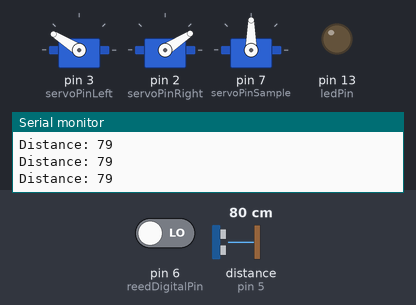
Bench run of a sketch on a simulated Arduino Uno, built with avr-gcc and run on an emulated ATmega328P. On the bench: 3 × servo, output pins drawn as LEDs (lit = HIGH), the last lines printed to the serial monitor. Wiring (inferred from the names in the program): ultrasonic range finder: trigger pin 4; echo pin 5. Dashed ring = blinking. The test bench sets the inputs (shaded band); at power-on: distance to the obstacle (sensor on pin 5) 80 cm, pin 6 (reedDigitalPin) LOW. The echo pulse lasts 58.3 µs per cm; pins used as bus, display or sensor lines are not drawn.

Above: at 3.2 s.
3.3 s: distance to the obstacle (sensor on pin 5) set to 22 cm
4.8 s: distance to the obstacle (sensor on pin 5) set to 18 cm
At 5.8 s:
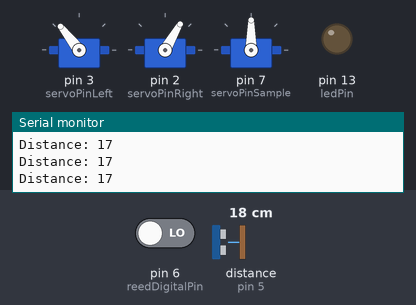
6.3 s: pin 6 (reedDigitalPin) driven HIGH
At 7.4 s:
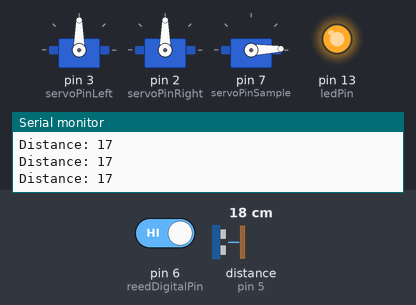
9.3 s: distance to the obstacle (sensor on pin 5) set to 14 cm
At 9.95 s:
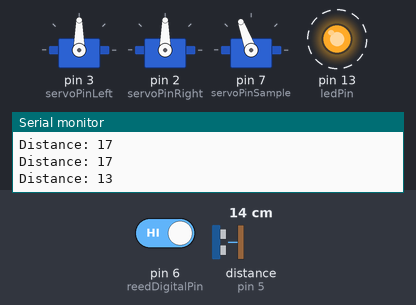
Timing chart, 0 to 13.3 s (numbered marks = the images above; inputs shaded):
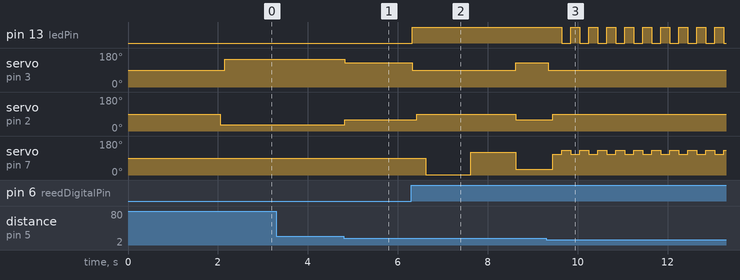

The sketch:

ArduinoCarModule.ino
```cpp
// Include the Servo library
#include <Servo.h>


// Declare the Servo pin
int pushPin = 0; //define shock port
int servoPinRight = 2;
int servoPinLeft = 3;
int trigPin = 4;
int echoPin = 5;
int reedDigitalPin=6;
int servoPinSample = 7;
int ledPin=13;


// Declare variables for logic
boolean shouldMagnetRead = true;
long duration;
int distance;
int numberOfMagnets=0;
boolean stopForever = false;
// Create a servo object
Servo ServoLeft, ServoRight, ServoSample;

void setup() {
   // We need to attach the servo to the used pin number
    ServoLeft.attach(servoPinLeft);
    ServoRight.attach(servoPinRight);
    ServoSample.attach(servoPinSample);
    // Initialise Servo Speed
    ServoLeft.write(90);
    ServoRight.write(90);
    ServoSample.write(90);

    pinMode(pushPin, INPUT); //define shock sensor as a input port
    pinMode(ledPin,OUTPUT);
    pinMode(trigPin, OUTPUT); // Sets the trigPin as an Output
    pinMode(echoPin, INPUT); // Sets the echoPin as an Input
    Serial.begin(9600); // Starts the serial communication


    while(digitalRead(pushPin) == HIGH){
        // No Operation
        // Wait until a push button is pressed
    }
    delay(2000);


}

// Changed all the speed control functions to help ensure a drift LEFT.
//  ie- stop left first, start right first
// Included a small delay to force left on stops and starts.  -Glen
void stop(){
    ServoLeft.write(90);
    delay(100);
    ServoRight.write(90);

}

void forward(){
    ServoRight.write(33);
    delay(100);
    ServoLeft.write(148);
}

void forwardSlow(){
    ServoRight.write(60);
    ServoLeft.write(128);
}

void backward(){
    ServoLeft.write(40);
    ServoRight.write(148);
}

void backup(){
    ServoLeft.write(0);
    ServoRight.write(180);
}
void sample(){
    delay(200);
    ServoSample.write(2);
    delay(1000);
    ServoSample.write(120);
    delay(1000);
    ServoSample.write(30);
//    delay(1000);
//    ServoSample.write(90);
}


void loop(){
    if(stopForever == true){
       ServoSample.write(110);
       digitalWrite(ledPin,HIGH);
       delay(200);
       ServoSample.write(130);
       digitalWrite(ledPin,LOW);

       delay(200);

        return;
    }
    delay(50);

    // Clears the trigPin
    digitalWrite(trigPin, LOW);
    delayMicroseconds(2);

    // Sets the trigPin on HIGH state for 10 micro seconds
    digitalWrite(trigPin, HIGH);
    delayMicroseconds(10);
    digitalWrite(trigPin, LOW);
    // Reads the echoPin, returns the sound wave travel time in microseconds
    duration = pulseIn(echoPin, HIGH);
    // Calculating the distance
    distance= duration*0.034/2;
    // Prints the distance on the Serial Monitor
    Serial.print("Distance: ");
    Serial.println(distance);

    if(digitalRead(reedDigitalPin) == HIGH && shouldMagnetRead == true){
        numberOfMagnets++;
        digitalWrite(ledPin,HIGH);
        stop();
        sample();
        forwardSlow();   //uncommented and changed to slow this so we start forward while near the magnet
        delay(100);
        shouldMagnetRead = false;
    }
    else if(digitalRead(reedDigitalPin) == LOW) {
        digitalWrite(ledPin,LOW);
        shouldMagnetRead = true;

    }
    /*
    if(numberOfMagnets > 5){
         stop();
         stopForever = true;
    }else{
        forward();
    }*/

    if(distance < 20){
        forwardSlow();
    }else{
        forward();
    }

    if(distance < 15){
        stop();
        //delay(1000);
        //backward();
        //delay(1000);
        stopForever = true;
    }
}
```

Measured:
- the behaviour switches between 21 and 20 cm on distance to the obstacle (sensor on pin 5) (found by bisection; images 0 and 1)
- the behaviour switches between 16 and 15 cm on distance to the obstacle (sensor on pin 5) (found by bisection; images 2 and 3)
- after the input at 4.8 s, servo on pin 3 (servoPinLeft): 148° → 128° at once; servo on pin 2 (servoPinRight): 33° → 60° at once
- after the input at 6.3 s, pin 13 (ledPin): LOW → HIGH at once; servo on pin 3 (servoPinLeft): 128° → 90° at once, → 128° 2.3 s later; servo on pin 2 (servoPinRight): 60° → 90° after 0.13 s, → 60° 2.2 s later; servo on pin 7 (servoPinSample): 90° → 2° after 0.33 s, → 120° 1.0 s later, → 30° 1.0 s later
- after the input at 9.3 s, pin 13 (ledPin): alternates HIGH for 0.20 s and LOW for 0.20 s, starting after 0.35 s; servo on pin 3 (servoPinLeft): 128° → 90° after 0.05 s; servo on pin 2 (servoPinRight): 60° → 90° after 0.15 s; servo on pin 7 (servoPinSample): alternates 130° for 0.20 s and 110° for 0.20 s, starting after 0.15 s
